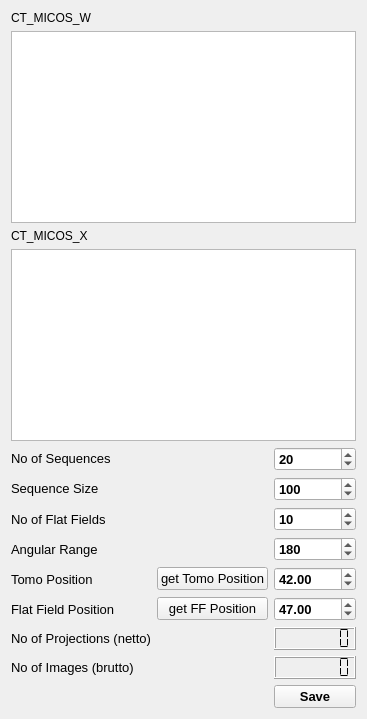
      <widget class="QWidget" name="tab_2">
       <attribute name="title">
        <string>Classic CT</string>
       </attribute>
       <layout class="QGridLayout" name="gridLayout_3">
        <item row="0" column="0">
         <widget class="QLabel" name="label_5">
          <property name="text">
           <string>CT_MICOS_W</string>
          </property>
         </widget>
        </item>
        <item row="1" column="0" colspan="3">
         <widget class="PlotWidget" name="Graph_2"/>
        </item>
        <item row="2" column="0">
         <widget class="QLabel" name="label_8">
          <property name="text">
           <string>CT_MICOS_X</string>
          </property>
         </widget>
        </item>
        <item row="3" column="0" colspan="3">
         <widget class="PlotWidget" name="Graph2_2"/>
        </item>
        <item row="4" column="0">
         <widget class="QLabel" name="label_No_of_seq_2">
          <property name="sizePolicy">
           <sizepolicy hsizetype="Minimum" vsizetype="Fixed">
            <horstretch>0</horstretch>
            <verstretch>0</verstretch>
           </sizepolicy>
          </property>
          <property name="font">
           <font>
            <pointsize>10</pointsize>
            <weight>50</weight>
            <bold>false</bold>
           </font>
          </property>
          <property name="text">
           <string>No of Sequences</string>
          </property>
         </widget>
        </item>
        <item row="5" column="0">
         <widget class="QLabel" name="label_sequence_size_2">
          <property name="sizePolicy">
           <sizepolicy hsizetype="Minimum" vsizetype="Fixed">
            <horstretch>0</horstretch>
            <verstretch>0</verstretch>
           </sizepolicy>
          </property>
          <property name="font">
           <font>
            <pointsize>10</pointsize>
            <weight>50</weight>
            <bold>false</bold>
           </font>
          </property>
          <property name="text">
           <string>Sequence Size</string>
          </property>
         </widget>
        </item>
        <item row="5" column="2">
         <widget class="QSpinBox" name="Sequence_size_2">
          <property name="sizePolicy">
           <sizepolicy hsizetype="Minimum" vsizetype="Fixed">
            <horstretch>0</horstretch>
            <verstretch>0</verstretch>
           </sizepolicy>
          </property>
          <property name="font">
           <font>
            <pointsize>10</pointsize>
            <weight>75</weight>
            <bold>true</bold>
           </font>
          </property>
          <property name="minimum">
           <number>1</number>
          </property>
          <property name="maximum">
           <number>10000</number>
          </property>
          <property name="singleStep">
           <number>10</number>
          </property>
          <property name="value">
           <number>100</number>
          </property>
          <property name="displayIntegerBase">
           <number>10</number>
          </property>
         </widget>
        </item>
        <item row="6" column="0">
         <widget class="QLabel" name="label_no_of_FFs_2">
          <property name="font">
           <font>
            <pointsize>10</pointsize>
            <weight>50</weight>
            <bold>false</bold>
           </font>
          </property>
          <property name="text">
           <string>No of Flat Fields</string>
          </property>
         </widget>
        </item>
        <item row="6" column="2">
         <widget class="QSpinBox" name="box_No_of_FFs_2">
          <property name="font">
           <font>
            <pointsize>10</pointsize>
            <weight>75</weight>
            <bold>true</bold>
           </font>
          </property>
          <property name="maximum">
           <number>10000</number>
          </property>
          <property name="singleStep">
           <number>1</number>
          </property>
          <property name="value">
           <number>10</number>
          </property>
          <property name="displayIntegerBase">
           <number>10</number>
          </property>
         </widget>
        </item>
        <item row="7" column="0">
         <widget class="QLabel" name="label_6">
          <property name="font">
           <font>
            <pointsize>10</pointsize>
            <weight>50</weight>
            <bold>false</bold>
           </font>
          </property>
          <property name="text">
           <string>Angular Range</string>
          </property>
         </widget>
        </item>
        <item row="7" column="2">
         <widget class="QSpinBox" name="angular_range_2">
          <property name="font">
           <font>
            <pointsize>10</pointsize>
            <weight>75</weight>
            <bold>true</bold>
           </font>
          </property>
          <property name="maximum">
           <number>360000</number>
          </property>
          <property name="singleStep">
           <number>10</number>
          </property>
          <property name="value">
           <number>180</number>
          </property>
         </widget>
        </item>
        <item row="8" column="0">
         <widget class="QLabel" name="label_tomo_pos_2">
          <property name="font">
           <font>
            <pointsize>10</pointsize>
            <weight>50</weight>
            <bold>false</bold>
           </font>
          </property>
          <property name="text">
           <string>Tomo Position</string>
          </property>
         </widget>
        </item>
        <item row="8" column="1">
         <widget class="QPushButton" name="getTomoPosition_2">
          <property name="enabled">
           <bool>true</bool>
          </property>
          <property name="font">
           <font>
            <pointsize>10</pointsize>
           </font>
          </property>
          <property name="text">
           <string>get Tomo Position</string>
          </property>
         </widget>
        </item>
        <item row="8" column="2">
         <widget class="QDoubleSpinBox" name="tomo_pos_2">
          <property name="font">
           <font>
            <pointsize>10</pointsize>
            <weight>75</weight>
            <bold>true</bold>
           </font>
          </property>
          <property name="minimum">
           <double>-5000.000000000000000</double>
          </property>
          <property name="maximum">
           <double>5000.000000000000000</double>
          </property>
          <property name="singleStep">
           <double>0.100000000000000</double>
          </property>
          <property name="value">
           <double>42.000000000000000</double>
          </property>
         </widget>
        </item>
        <item row="9" column="0">
         <widget class="QLabel" name="label_FF_pos_2">
          <property name="font">
           <font>
            <pointsize>10</pointsize>
            <weight>50</weight>
            <bold>false</bold>
           </font>
          </property>
          <property name="text">
           <string>Flat Field Position</string>
          </property>
         </widget>
        </item>
        <item row="9" column="1">
         <widget class="QPushButton" name="getFFPosition_2">
          <property name="enabled">
           <bool>true</bool>
          </property>
          <property name="font">
           <font>
            <pointsize>10</pointsize>
           </font>
          </property>
          <property name="text">
           <string>get FF Position</string>
          </property>
         </widget>
        </item>
        <item row="9" column="2">
         <widget class="QDoubleSpinBox" name="FF_pos_2">
          <property name="font">
           <font>
            <pointsize>10</pointsize>
            <weight>75</weight>
            <bold>true</bold>
           </font>
          </property>
          <property name="minimum">
           <double>-5000.000000000000000</double>
          </property>
          <property name="maximum">
           <double>5000.000000000000000</double>
          </property>
          <property name="singleStep">
           <double>0.100000000000000</double>
          </property>
          <property name="value">
           <double>47.000000000000000</double>
          </property>
         </widget>
        </item>
        <item row="10" column="0">
         <widget class="QLabel" name="label_No_of_projections_2">
          <property name="sizePolicy">
           <sizepolicy hsizetype="Minimum" vsizetype="Fixed">
            <horstretch>0</horstretch>
            <verstretch>0</verstretch>
           </sizepolicy>
          </property>
          <property name="font">
           <font>
            <pointsize>10</pointsize>
            <weight>50</weight>
            <bold>false</bold>
           </font>
          </property>
          <property name="text">
           <string>No of Projections (netto)</string>
          </property>
         </widget>
        </item>
        <item row="10" column="2">
         <widget class="QLCDNumber" name="display_no_of_proj_2">
          <property name="sizePolicy">
           <sizepolicy hsizetype="Minimum" vsizetype="Fixed">
            <horstretch>0</horstretch>
            <verstretch>0</verstretch>
           </sizepolicy>
          </property>
          <property name="font">
           <font>
            <family>Arial Black</family>
            <pointsize>10</pointsize>
            <weight>75</weight>
            <italic>false</italic>
            <bold>true</bold>
            <underline>false</underline>
            <strikeout>false</strikeout>
           </font>
          </property>
          <property name="lineWidth">
           <number>1</number>
          </property>
          <property name="smallDecimalPoint">
           <bool>false</bool>
          </property>
          <property name="digitCount">
           <number>7</number>
          </property>
          <property name="segmentStyle">
           <enum>QLCDNumber::Flat</enum>
          </property>
         </widget>
        </item>
        <item row="11" column="0">
         <widget class="QLabel" name="label_7">
          <property name="font">
           <font>
            <pointsize>10</pointsize>
            <weight>50</weight>
            <bold>false</bold>
           </font>
          </property>
          <property name="text">
           <string>No of Images (brutto)</string>
          </property>
         </widget>
        </item>
        <item row="11" column="2">
         <widget class="QLCDNumber" name="display_no_of_images_2">
          <property name="sizePolicy">
           <sizepolicy hsizetype="Minimum" vsizetype="Fixed">
            <horstretch>0</horstretch>
            <verstretch>0</verstretch>
           </sizepolicy>
          </property>
          <property name="font">
           <font>
            <family>Arial Black</family>
            <pointsize>10</pointsize>
            <weight>75</weight>
            <bold>true</bold>
           </font>
          </property>
          <property name="digitCount">
           <number>7</number>
          </property>
          <property name="segmentStyle">
           <enum>QLCDNumber::Flat</enum>
          </property>
         </widget>
        </item>
        <item row="12" column="2">
         <widget class="QPushButton" name="save_2">
          <property name="font">
           <font>
            <pointsize>10</pointsize>
            <weight>75</weight>
            <italic>false</italic>
            <bold>true</bold>
            <underline>false</underline>
            <strikeout>false</strikeout>
           </font>
          </property>
          <property name="text">
           <string>Save</string>
          </property>
         </widget>
        </item>
        <item row="4" column="2">
         <widget class="QSpinBox" name="No_of_sequences_2">
          <property name="sizePolicy">
           <sizepolicy hsizetype="Minimum" vsizetype="Fixed">
            <horstretch>0</horstretch>
            <verstretch>0</verstretch>
           </sizepolicy>
          </property>
          <property name="font">
           <font>
            <pointsize>10</pointsize>
            <weight>75</weight>
            <bold>true</bold>
           </font>
          </property>
          <property name="minimum">
           <number>1</number>
          </property>
          <property name="maximum">
           <number>10000</number>
          </property>
          <property name="singleStep">
           <number>1</number>
          </property>
          <property name="value">
           <number>20</number>
          </property>
          <property name="displayIntegerBase">
           <number>10</number>
          </property>
         </widget>
        </item>
       </layout>
      </widget>
